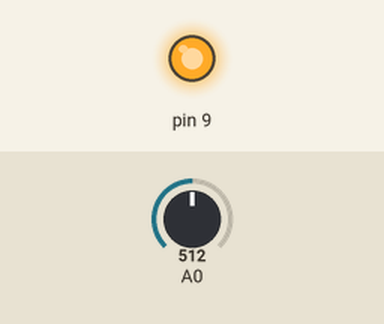
Recording of a sketch running on a simulated Arduino Uno, built with avr-gcc and run on an emulated ATmega328P. Parts: output pins drawn as LEDs (lit = HIGH). The test bench sets the inputs (shaded band); at power-on: A0 = 512.

Above: at 1.2 s.
1.3 s: A0 set to 390
At 2.5 s:
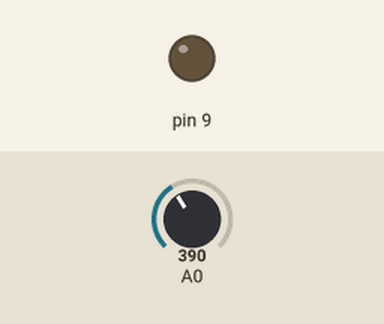
2.8 s: A0 set to 414
At 3.9 s:
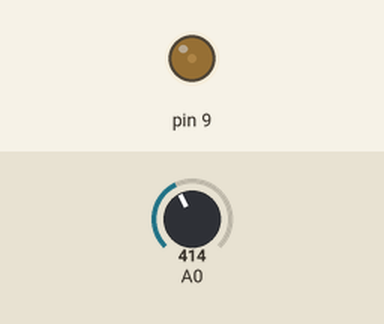
4.3 s: A0 set to 511
At 5.0 s:
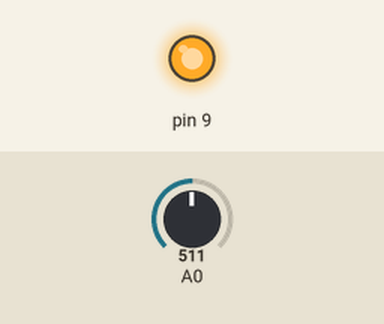
Timing chart, 0 to 7.3 s (numbered marks = the images above; inputs shaded):
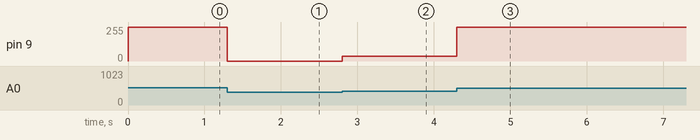

The sketch:

______LED__.ino
```cpp
void setup() {
  Serial.begin(9600);
}

void loop() {
  int sensorVal = analogRead(A0);
  if(sensorVal < 400) sensorVal = 400;
  if(sensorVal > 600) sensorVal = 600;
  analogWrite(9, map(sensorVal,400,500,0,255));
  delay(1);
}
```

Measured:
- after the input at 1.3 s, pin 9: 255/255 → 0/255 at once
- after the input at 2.8 s, pin 9: 0/255 → 35/255 at once
- after the input at 4.3 s, pin 9: 35/255 → 255/255 at once
